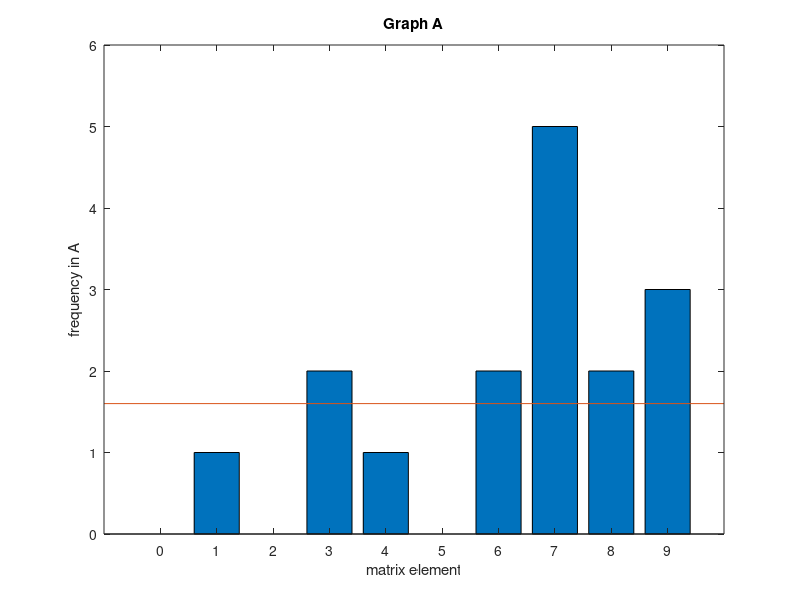
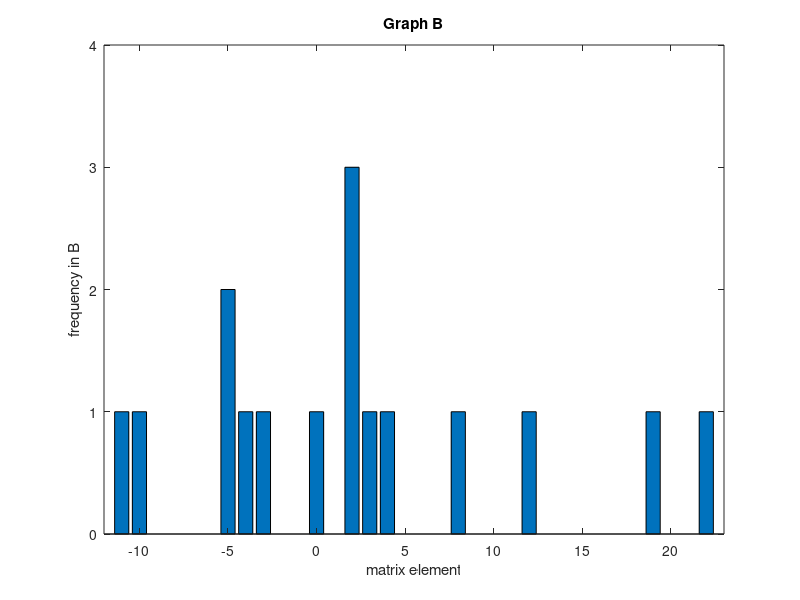
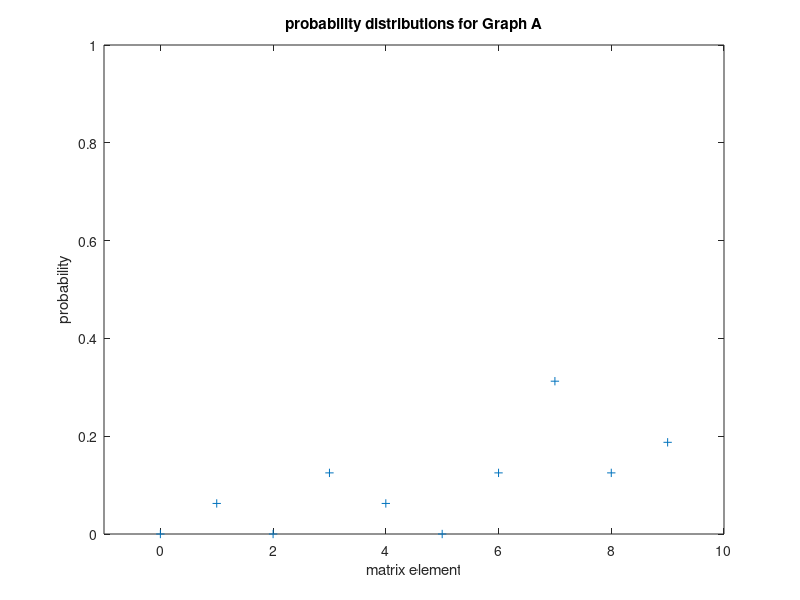
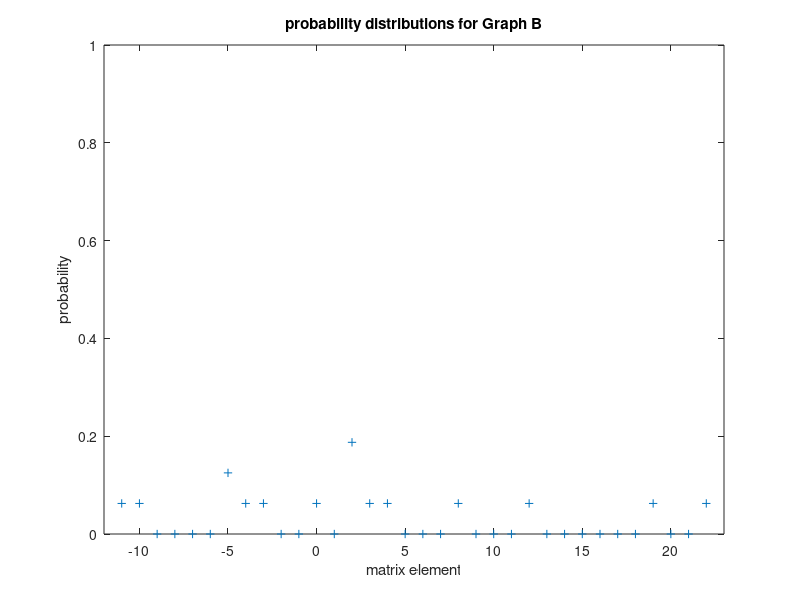

Write the MATLAB code that produced these figures, in order.
#Exercise 1
N=4;

#(a)Defining A and B
#We use fix() for A to obtain an integer because we want to stay in the interval (0,10]
#so witth 0 as possible value, but not 10 as possible value.
A = fix(10 * rand(N,N));
#We use round() for B to obtain an integer in order to keep it a normal distribution
B = round(10*randn(N,N));
A
B

#(b)Defining min and max for A and B
amin=min(min(A));
amax=max(max(A));
bmin=min(min(B));
bmax=max(max(B));

amin,amax,bmin,bmax

#(c)Determining the frequency of each matrix element
a=[];
for i=0 : 9
  a_help=sum(sum(A==i));
    a=[a,a_help];
endfor;

b=[];
for i=bmin : bmax
  b_help=sum(sum(B==i));
  b=[b,b_help];
endfor;



#(d) and (e)Plotting the histograms
a_mean= mean(a);
a_c= 0:9;
b_c=bmin:bmax;

figure(1);
bar(a_c,a)
  title('Graph A');
  axis([-1, 10, 0, max(a)+1]);
  xlabel ('matrix element');
  ylabel('frequency in A');
  hold on;
  plot([-1, 10],line([-1,10],[a_mean,a_mean]))
  hold off;

figure(2);
bar (b_c,b)
  title('Graph B');
  axis([bmin-1, bmax+1, 0, max(b)+1]);
  xlabel ('matrix element');
  ylabel('frequency in B');


#(f)Probability distributions

p_a=[];
for i=1 : length(a)
  a_help=a(i)/(N*N);
  p_a=[p_a,a_help];
endfor;

p_b=[];
for i=1 : length(b)
  b_help=b(i)/(N*N);
  p_b=[p_b,b_help];
endfor;


figure(3);
plot(a_c,p_a,"+")
  title('probability distributions for Graph A');
  axis([-1, 10, 0, 1]);
  xlabel ('matrix element');
  ylabel('probability');

Sum_a=sum(p_a)

figure(4);
plot(b_c,p_b,"+")
  title('probability distributions for Graph B');
  axis([bmin-1, bmax+1, 0, 1]);
  xlabel ('matrix element');
  ylabel('probability');

Sum_b=sum(p_b)



